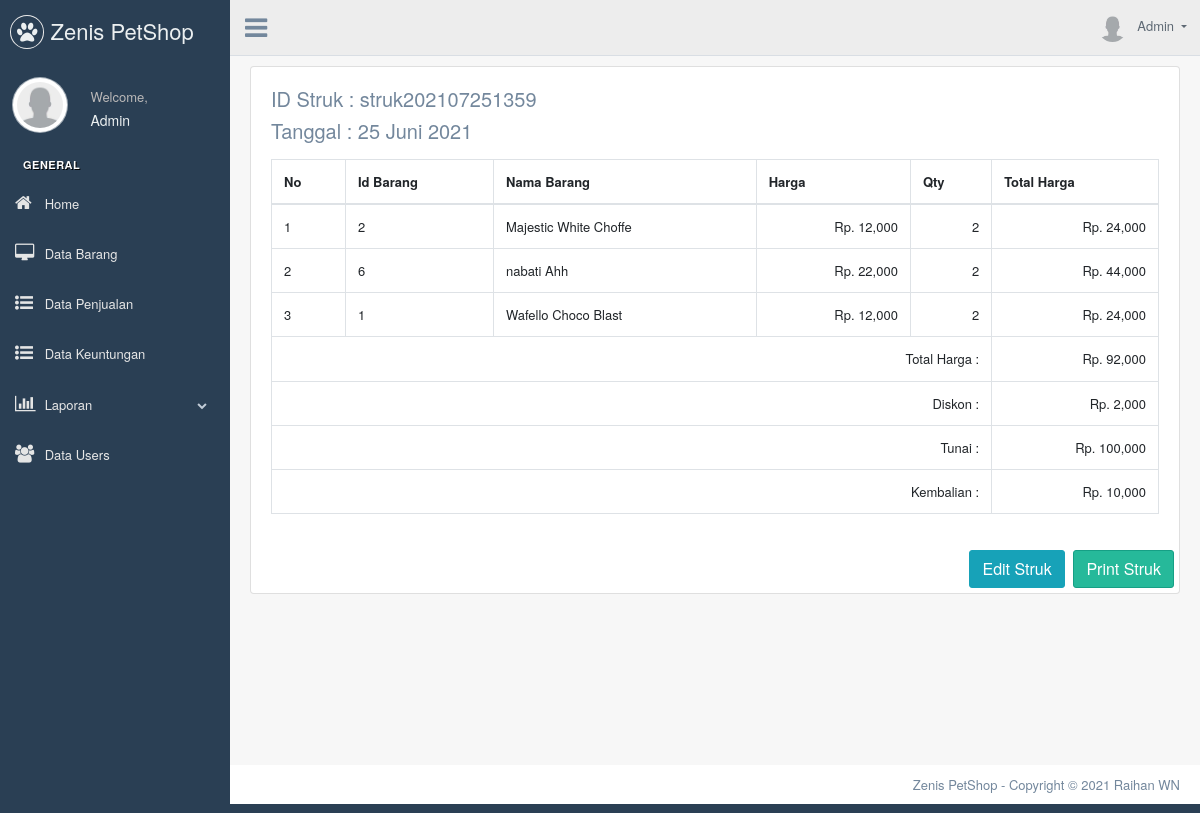
/index.php?menu=struk2&id=struk202107251359 (signed in), run on the app's committed database.
### tables this page shows
CREATE TABLE `users` (
  `id` int(4) NOT NULL,
  `username` varchar(20) NOT NULL,
  `password` varchar(255) NOT NULL,
  `title` varchar(20) NOT NULL,
  `img` varchar(50) DEFAULT NULL
);

CREATE TABLE `struk` (
  `id_struk` varchar(50) NOT NULL,
  `tgl` datetime NOT NULL,
  `total_harga` int(11) NOT NULL,
  `diskon` int(11) NOT NULL,
  `tunai` int(11) NOT NULL,
  `kembalian` int(11) NOT NULL,
  `laba` int(11) NOT NULL,
  `laba_real` int(11) NOT NULL
);

CREATE TABLE `transaksi_penjualan` (
  `id_transaksi_penjualan` int(11) NOT NULL,
  `id_struk` varchar(30) NOT NULL,
  `tgl_terjual` date NOT NULL,
  `id_barang` int(11) NOT NULL,
  `harga_jual` int(11) NOT NULL,
  `jumlah_barang` int(11) NOT NULL,
  `total_harga` int(11) NOT NULL,
  `laba` int(11) NOT NULL
);

CREATE TABLE `barang` (
  `id_barang` int(11) NOT NULL,
  `nama_barang` varchar(50) NOT NULL,
  `harga_beli_barang` int(11) NOT NULL,
  `harga_jual` int(11) NOT NULL,
  `jumlah_stok` int(11) NOT NULL,
  `tgl_beli` date DEFAULT NULL,
  `expired` date DEFAULT NULL
);

### helpers/tanggal.php (called while the page is built)
<?php
function tanggal($date){
    $BulanIndo = array("Januari", "Februari", "Maret", "April", "Mei", "Juni", "Juli", "Agustus", "September", "Oktober", "November", "Desember");
    $tahun = substr($date, 0, 4);
    $bulan = substr($date, 5, 2);
    $tgl   = substr($date, 8, 2);
    $result = $tgl . " " . $BulanIndo[(int)$bulan-1] . " ". $tahun;
    return($result);
}

### views/struk2.php (the view, shortened to what this page needs)
<?php
if ($_GET["id"]) {
    $query1 = mysqli_query($koneksi, "SELECT a.*, nama_barang,jumlah_stok
    FROM transaksi_penjualan a, barang b
    WHERE a.id_barang = b.id_barang
    AND id_struk='" . $_GET['id'] . "'");
    $query2 = mysqli_query($koneksi, "SELECT * FROM struk a WHERE id_struk='" . $_GET['id'] . "'");
    $t = mysqli_fetch_array($query2);
?>
    <div class="card">
        <div class="card-body">
            <div class="row">
                <div class="col-sm-12">
                    <h5>ID Struk : <?= $t['id_struk'] ?></h5>
                    <h5>Tanggal : <?= tanggal($t['tgl']) ?></h5>
                    <div class="table-responsive mt-3">
                        <table class="table table-bordered" id="dataTable" width="100%" cellspacing="0">
                            <thead>
                                <tr>
                                    <th>No</th>
                                    <th>Id Barang</th>
                                    <th>Nama Barang</th>
                                    <th>Harga</th>
                                    <th>Qty</th>
                                    <th>Total Harga</th>
                                </tr>
                            </thead>
                            <tbody>
                                <?php
                                $no = 1;
                                while ($col = mysqli_fetch_array($query1)) {
                                ?>
                                    <tr>
                                        <td><?= $no; ?></td>
                                        <td><?= $col['id_barang'] ?></td>
                                        <td><?= $col['nama_barang'] ?></td>
                                        <td class="text-right">Rp. <?= number_format($col['harga_jual']) ?></td>
                                        <td class="text-right"><?= number_format($col['jumlah_barang']) ?></td>
                                        <td class="text-right">Rp. <?= number_format($col['total_harga']) ?></td>
                                    </tr>
                                <?php
                                    $no++;
                                }
                                ?>
                                <tr>
                                    <td class="text-right" colspan="5">Total Harga : </td>
                                    <td class="text-right">
                                        Rp. <?= number_format($t['total_harga']) ?>
                                    </td>
                                </tr>
                                <tr>
                                    <td class="text-right" colspan="5">Diskon : </td>
                                    <td class="text-right">
                                        Rp. <?= number_format($t['diskon']) ?>
                                    </td>
                                </tr>
                                <tr>
                                    <td class="text-right" colspan="5">Tunai : </td>
                                    <td class="text-right">
                                        Rp. <?= number_format($t['tunai']) ?>
                                    </td>
                                </tr>
                                <tr>
                                    <td class="text-right" colspan="5">Kembalian : </td>
                                    <td class="text-right">
                                        Rp. <?= number_format($t['kembalian']) ?>
                                    </td>
                                </tr>
                            </tbody>
                        </table>
                    </div>
                </div>
            </div>
        </div>
        <div class="row">
            <div class="col-lg-12 text-right">
                <form action='print_struk2.php' target="_blank" method='POST'>
                    <a href="?menu=input_penjualan2&id=<?= $t['id_struk'] ?>" class="btn btn-info">Edit Struk</a>
                    <input type="submit" name="print" class="btn btn-success" value="Print Struk" />
                </form>
            </div>
        </div>
    </div>
    </div>
<?php } ?>

### index.php (shortened to what this page needs)
<?php
if (!isset($_SESSION['user'])) {
  header('location:login.php');
} else {
  $username = $_SESSION['user'];
}
$koneksi = mysqli_connect("localhost", "root", "", "stok");
$qe1 = mysqli_query($koneksi, "SELECT * FROM users WHERE username='$username'");
$qe2 = mysqli_fetch_array($qe1);
?>
<!DOCTYPE html>
<html lang="en">
<head>
  <link href="vendors/bootstrap/dist/css/bootstrap.min.css" rel="stylesheet">
  <link href="vendors/font-awesome/css/font-awesome.min.css" rel="stylesheet">
  <link href="vendors/datatables/datatables.min.css" rel="stylesheet">
  <link href="build/css/custom.min.css" rel="stylesheet">
</head>
<body class="nav-md">
  <div class="container body">
    <div class="main_container">
      <div class="col-md-3 left_col menu_fixed">
        <div class="left_col scroll-view">
          <div class="navbar nav_title" style="border: 0;">
            <a href="index.html" class="site_title"><i class="fa fa-paw"></i> <span>Zenis PetShop</span></a>
          </div>
          <div class="profile clearfix">
            <div class="profile_pic">
              <img src="img/<?= $qe2['img'] ?>" class="img-circle profile_img">
            </div>
            <div class="profile_info">
              <span>Welcome,</span>
              <h2><?= $qe2['title'] ?></h2>
            </div>
          </div>
          <br />
          <div id="sidebar-menu" class="main_menu_side hidden-print main_menu">
            <div class="menu_section">
              <h3>General</h3>
              <ul class="nav side-menu">
                <li>
                  <a href="?menu=home"><i class="fa fa-home"></i> Home</a>
                </li>
                <li><a href="?menu=data_barang"><i class="fa fa-desktop"></i> Data Barang </a></li>
                <li><a href="?menu=data_penjualan"><i class="fa fa-list-ul"></i> Data Penjualan </a></li>
                <li><a href="?menu=data_keuntungan"><i class="fa fa-list-ul"></i> Data Keuntungan</a></li>
                <li><a><i class="fa fa-bar-chart"></i> Laporan <span class="fa fa-chevron-down"></span></a>
                </li>
                <li><a href="?menu=data_users"><i class="fa fa-users"></i> Data Users </a></li>
              </ul>
            </div>
          </div>
        </div>
      </div>
      <div class="top_nav">
        <div class="nav_menu">
          <div class="nav navbar-nav toggle">
            <a id="menu_toggle"><i class="fa fa-bars"></i></a>
          </div>
          <nav class="nav navbar-nav">
            <ul class=" navbar-right">
              <li class="nav-item dropdown open" style="padding-left: 15px;">
                <a href="javascript:;" class="user-profile dropdown-toggle" aria-haspopup="true" id="navbarDropdown" data-toggle="dropdown" aria-expanded="false">
                  <img src="img/<?= $qe2['img'] ?>" alt=""><?= $qe2['title'] ?>
                </a>
              </li>
            </ul>
          </nav>
        </div>
      </div>
      <div class="right_col" role="main">
        <div class="">
          <div class="row">
            <div class="col-md-12 col-sm-12  ">
              <?php include "helpers/tanggal.php";
              if (isset($_GET["menu"])) {
                include_once('views/' . $_GET["menu"] . ".php");
              } else {
                include "views/home.php";
              }
              ?>
            </div>
          </div>
        </div>
      </div>
      <footer>
        <div class="pull-right">
          Zenis PetShop - Copyright © 2021 Raihan WN
        </div>
        <div class="clearfix"></div>
      </footer>
    </div>
</body>
</html>

### data on the page
users: img (placeholder picture), title "Admin"
struk: id_struk "struk202107251359", tgl "25 Juni 2021", total_harga "92,000", diskon "2,000", tunai "100,000", kembalian "10,000"
transaksi_penjualan: id_barang "2", id_barang.nama_barang "Majestic White Choffe", harga_jual "12,000", jumlah_barang "2", total_harga "24,000"
transaksi_penjualan: id_barang "6", id_barang.nama_barang "nabati Ahh", harga_jual "22,000", jumlah_barang "2", total_harga "44,000"
transaksi_penjualan: id_barang "1", id_barang.nama_barang "Wafello Choco Blast", harga_jual "12,000", jumlah_barang "2", total_harga "24,000"
